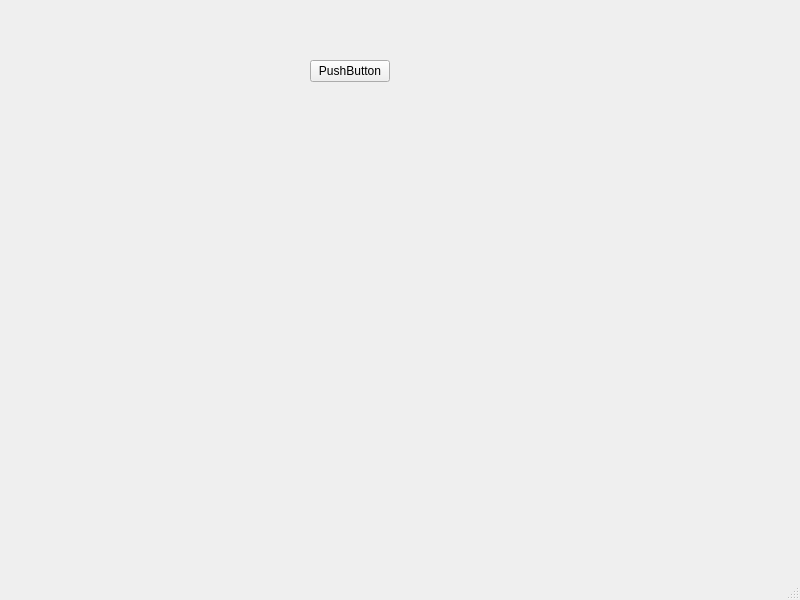
<?xml version="1.0" encoding="UTF-8"?>
<ui version="4.0">
 <class>MainWindow</class>
 <widget class="QMainWindow" name="MainWindow">
  <property name="geometry">
   <rect>
    <x>0</x>
    <y>0</y>
    <width>800</width>
    <height>600</height>
   </rect>
  </property>
  <property name="windowTitle">
   <string>MainWindow</string>
  </property>
  <widget class="QWidget" name="centralwidget">
   <widget class="QPushButton" name="pushButton">
    <property name="geometry">
     <rect>
      <x>310</x>
      <y>60</y>
      <width>80</width>
      <height>22</height>
     </rect>
    </property>
    <property name="text">
     <string>PushButton</string>
    </property>
   </widget>
  </widget>
  <widget class="QMenuBar" name="menubar">
   <property name="geometry">
    <rect>
     <x>0</x>
     <y>0</y>
     <width>800</width>
     <height>19</height>
    </rect>
   </property>
  </widget>
  <widget class="QStatusBar" name="statusbar"/>
 </widget>
 <resources/>
 <connections/>
</ui>
